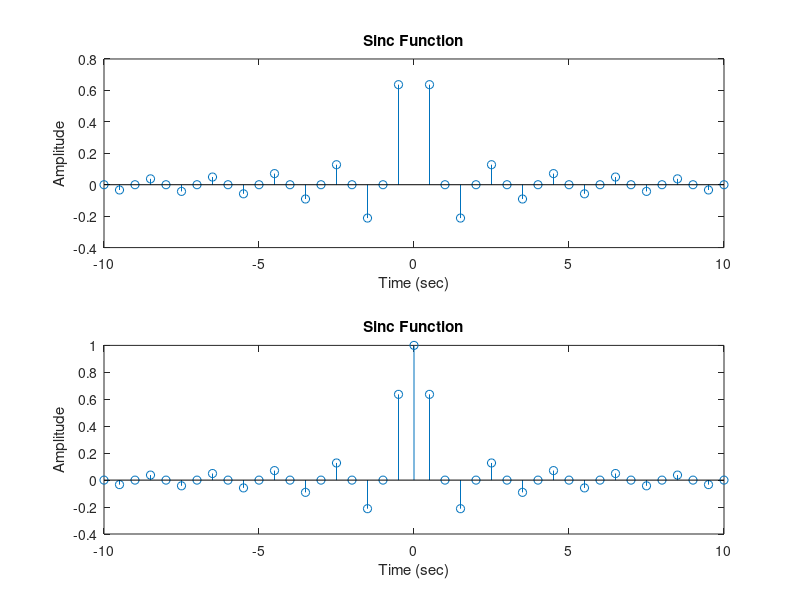

Source code (MATLAB):
clc;
clear all;
close all;
t = -10:0.5:10;
y = (sin(pi*t))./((pi*t));
Z=sinc(t);
subplot(2,1,1);stem(t,y);
xlabel('Time (sec)');
ylabel('Amplitude');
title('Sinc Function');
subplot(2,1,2);stem(t,Z);
xlabel('Time (sec)');
ylabel('Amplitude');
title('Sinc Function');
